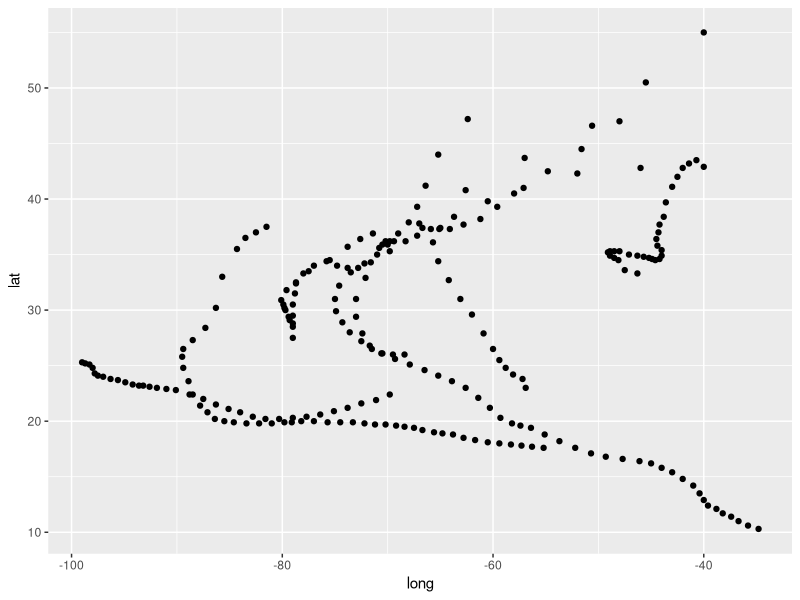
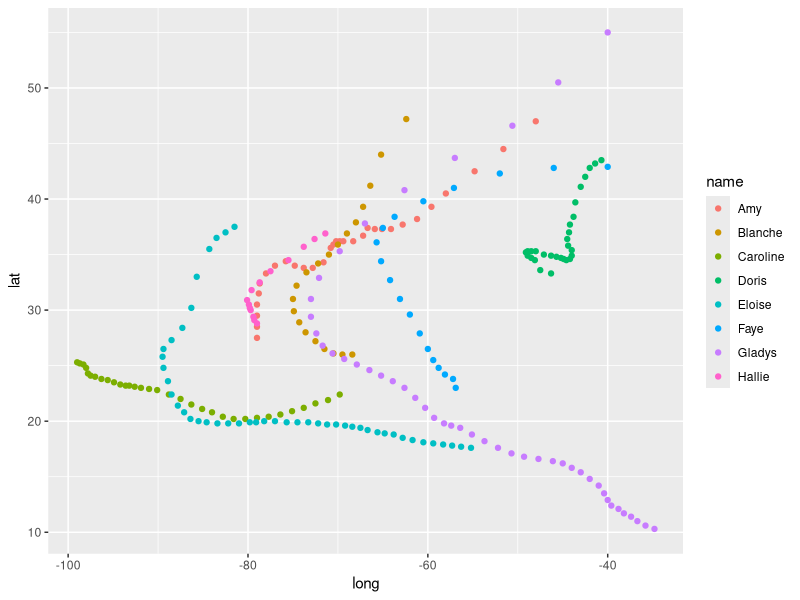
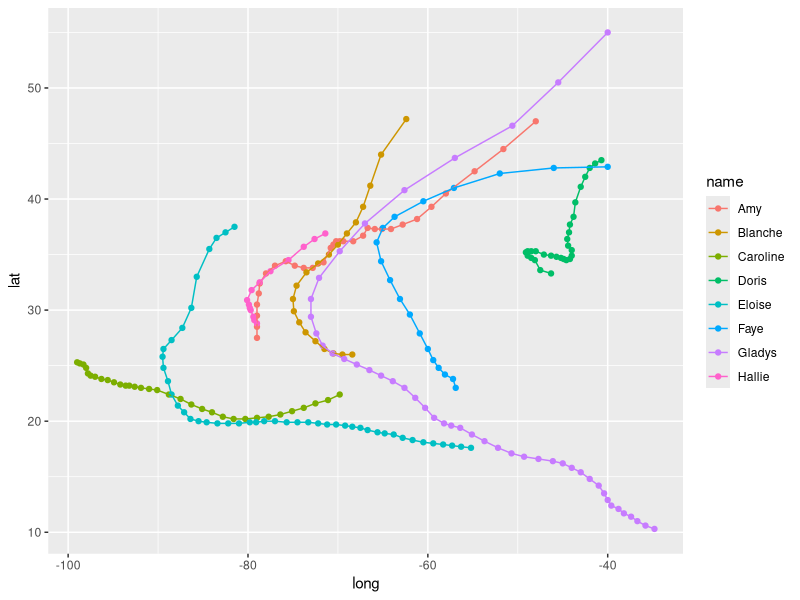
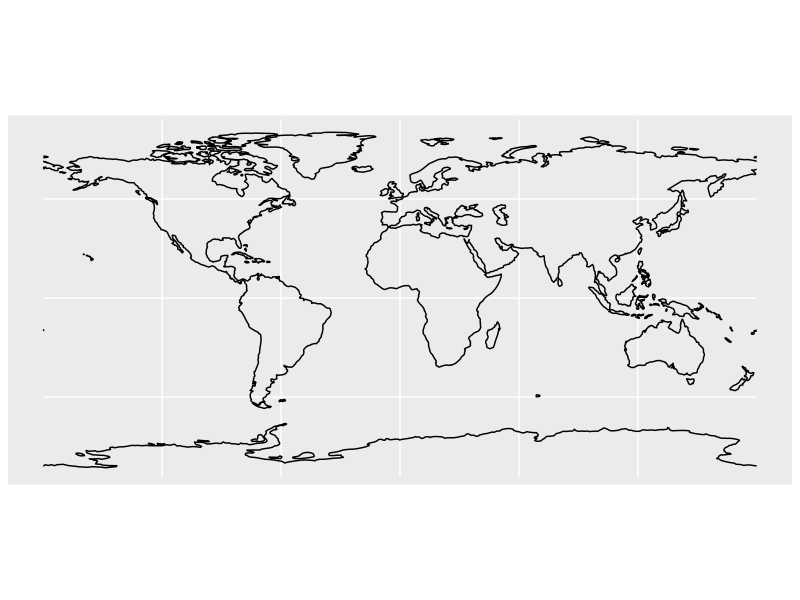
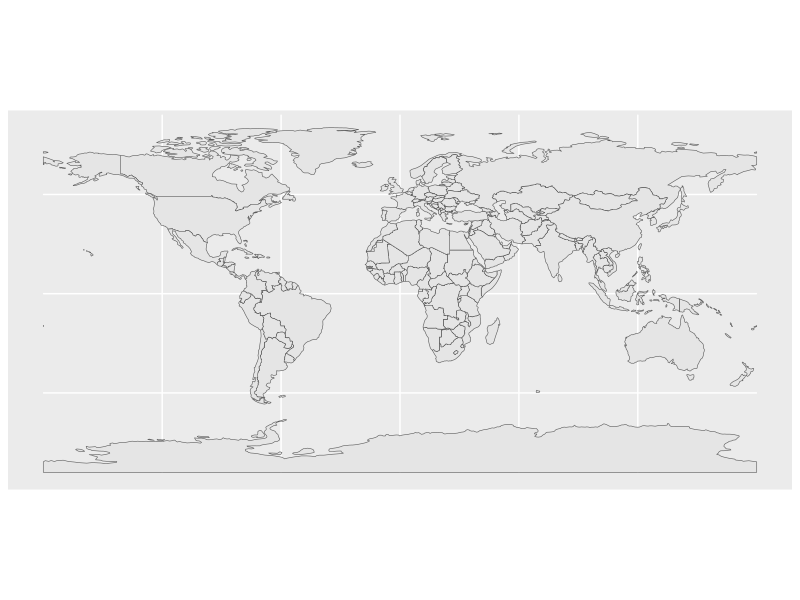
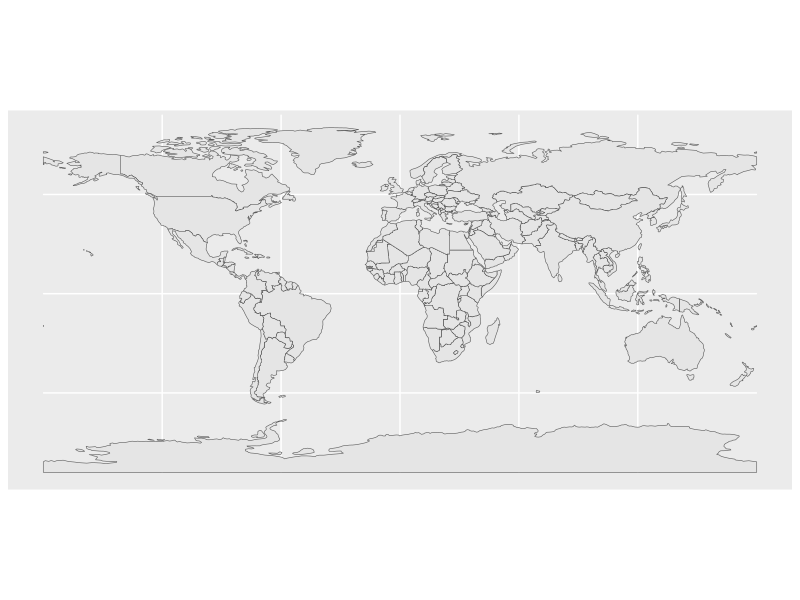
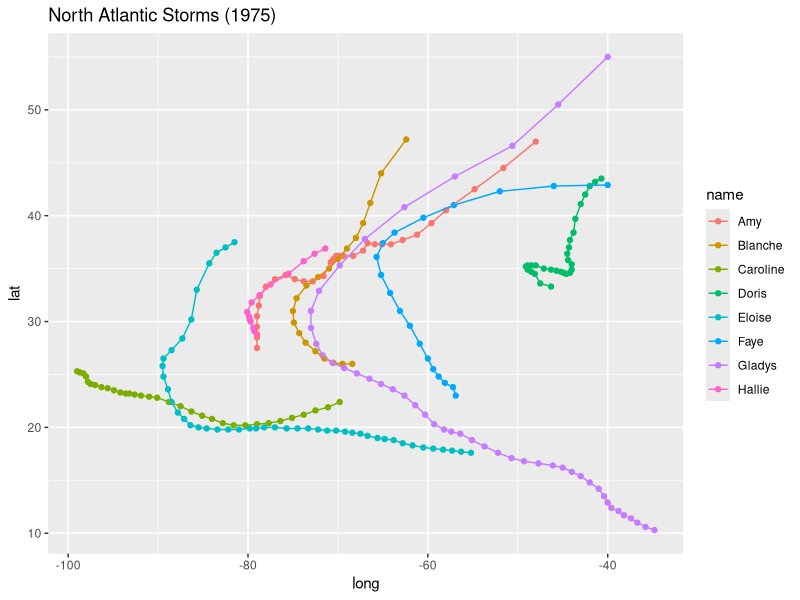
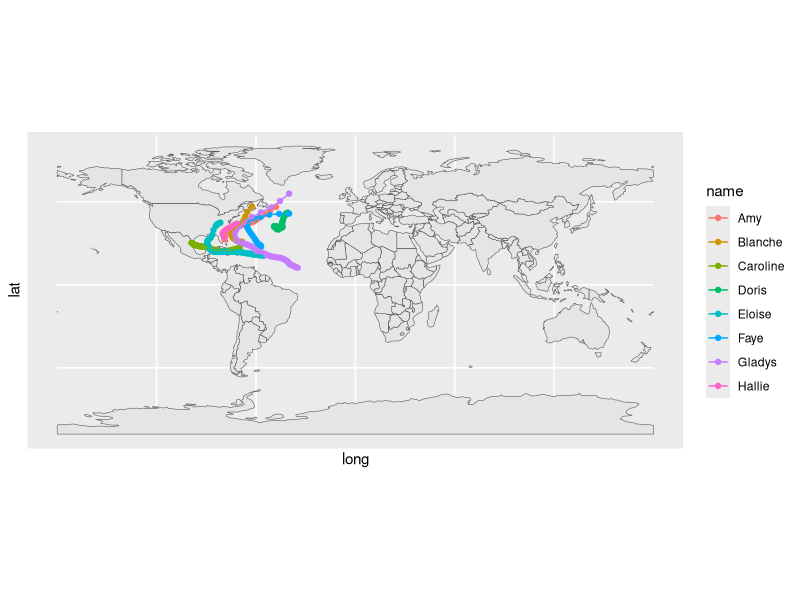

Write R code to recreate these figures, in order.
## ---- chunk 1
library(tidyverse)
## ---- chunk 2
head(storms)
## ---- chunk 3
storms |> 
  filter(year == 1975)
## ---- chunk 4
storms |> 
  filter(year == 1975) |> 
  ggplot(aes(x = long, y = lat)) +
  geom_point()

storms |> 
  filter(year == 1975) |> 
  ggplot(aes(x = long, y = lat, color = name)) +
  geom_point()

storms |> 
  filter(year == 1975) |> 
  ggplot(aes(x = long, y = lat, color = name)) +
  geom_point() +
  geom_path()
## ---- chunk 5
library(tidyverse)      # includes ggplot2
library(sf)             # simple features (vector objects)
library(rnaturalearth)  # World Map Data
library(rnaturalearthdata)
## ---- chunk 6
# world map data ("sf" object)
world1 <- ne_coastline(returnclass = "sf")

ggplot(data = world1) +
  geom_sf()
## ---- chunk 7
class(world1)
dim(world1)
head(world1)
names(world1)
## ---- chunk 8
world1$geometry
## ---- chunk 9
world2 <- ne_countries(returnclass = "sf")
ggplot(data = world2) +
  geom_sf()
## ---- chunk 10
class(world2)
dim(world2)
names(world2)
## ---- chunk 11
# map of world
world2 <- ne_countries(returnclass = "sf")

ggplot(data = world2) +
  geom_sf()

# scatter plot of storm tracks
storms75 <- filter(storms, year == 1975)

ggplot(storms75, aes(x = long, y = lat, color = name)) +
  geom_point() +
  geom_path() +
  labs(title = "North Atlantic Storms (1975)")

ggplot() +
  geom_sf(data = world2) +
  geom_point(data = storms75, 
             aes(x = long, y = lat, color = name)) +
  geom_path(data = storms75, 
            aes(x = long, y = lat, color = name))
## ---- chunk 12
ggplot() +
  geom_sf(data = world2) +
  coord_sf(xlim = c(-110, -30), ylim = c(5, 65)) +
  geom_point(data = storms75, 
             aes(x = long, y = lat, color = name)) +
  geom_path(data = storms75, 
            aes(x = long, y = lat, color = name))
## ---- chunk 13
ggplot() +
  geom_sf(data = world2) +
  coord_sf(xlim = c(-110, -30), ylim = c(5, 65)) +
  geom_point(data = storms75, 
             aes(x = long, y = lat, color = name)) +
  geom_path(data = storms75, 
            aes(x = long, y = lat, color = name)) +
  theme(panel.background = element_blank()) + 
  labs(title = "North Atlantic Storms (1975)")
## ---- chunk 14
world2 <- ne_countries(returnclass = "sf")

ggplot(data = world2) +
  geom_sf() +
  coord_sf(crs = 4326)

ggplot(data = world2) +
  geom_sf() +
  coord_sf(crs = "+proj=moll")

# Equal Area Cylindrical
ggplot(data = world2) +
  geom_sf() +
  coord_sf(crs = "+proj=cea")

# Eckert I
ggplot(data = world2) +
  geom_sf() +
  coord_sf(crs = "+proj=eck1")

# Orthographic
ggplot(data = world2) +
  geom_sf() +
  coord_sf(crs = "+proj=ortho")
